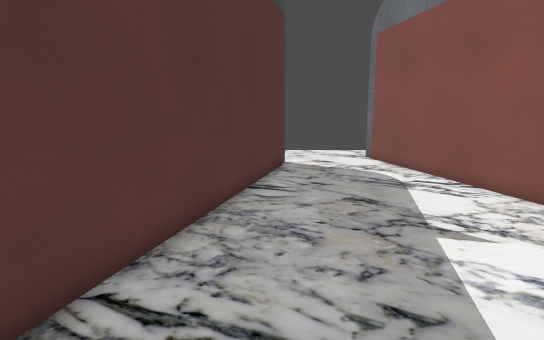
[1] (above)

16 first-person views from a walk through a 3-D level made in the Godot game engine. The camera is 1.3 m above the floor, tilts 10° down and sees 80° across. The floor is counted in squares, 0.5 m on a side. Each view is taken from the middle of a square. On the plan, view 1 faces up. The plan holds only what a view shows up to about 20 squares ahead; the rest is blank. The place goes on beyond the plan. Some surface patterns are stand-ins.

[2]
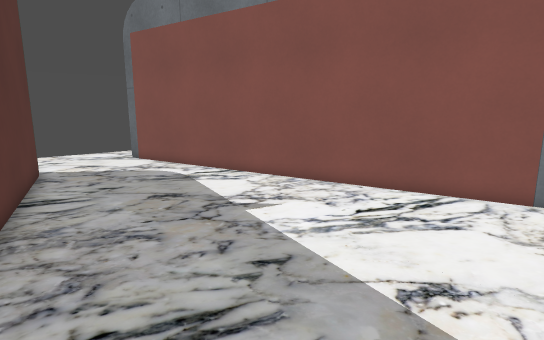

[3]
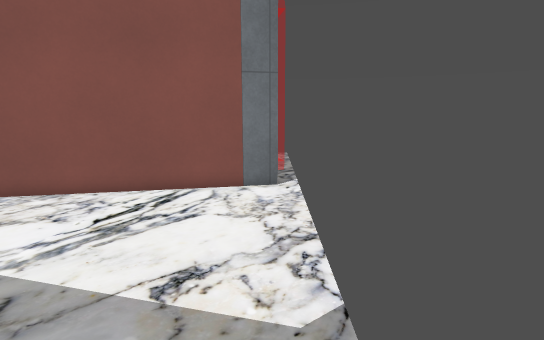

[4]
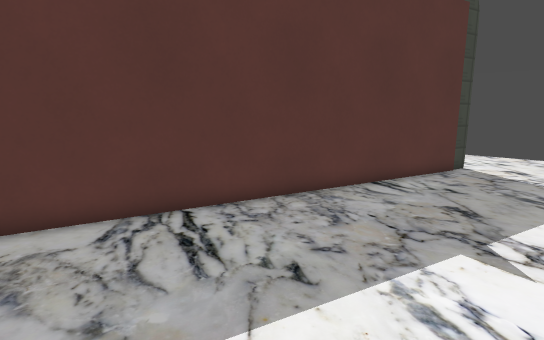

[5]
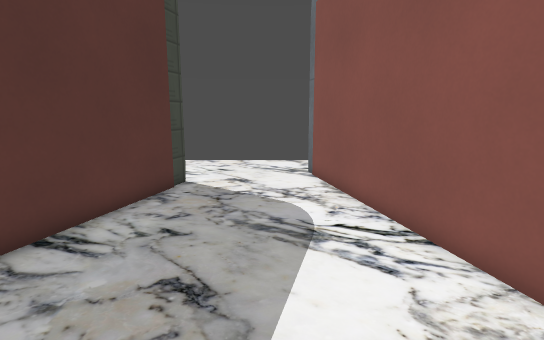

[6]
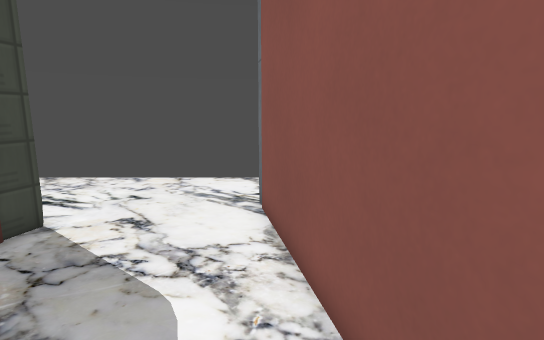

[7]
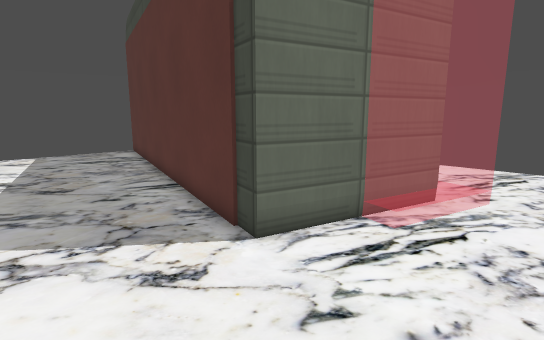

[8]
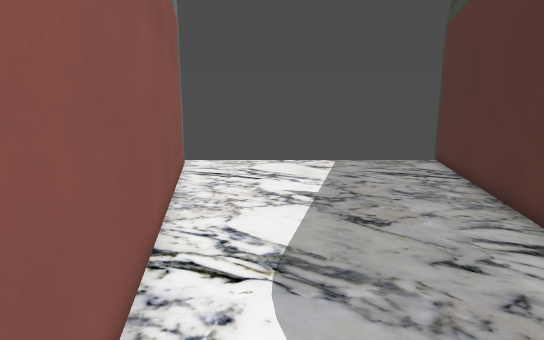

[9]
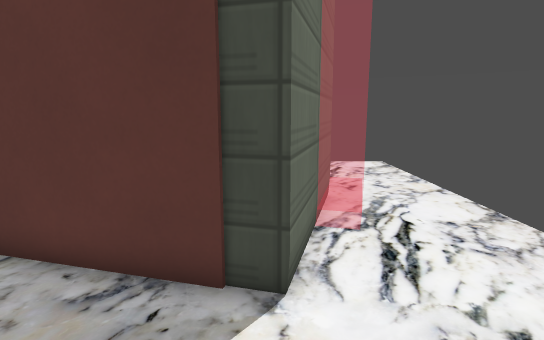

[10]
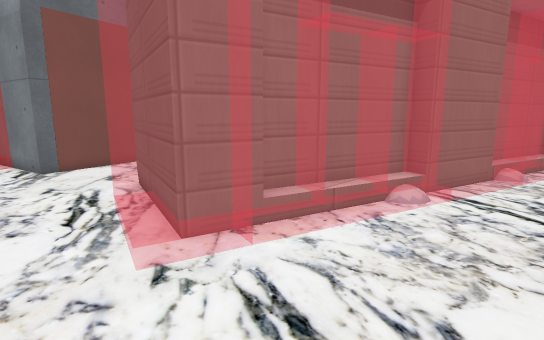

[11]
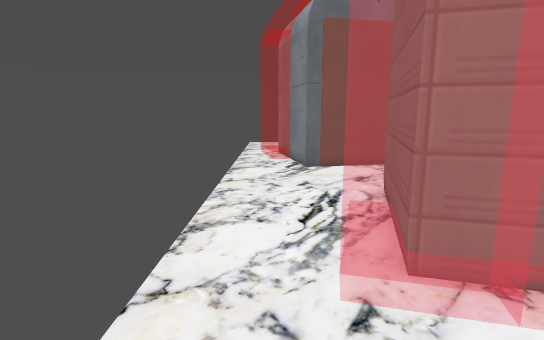

[12]
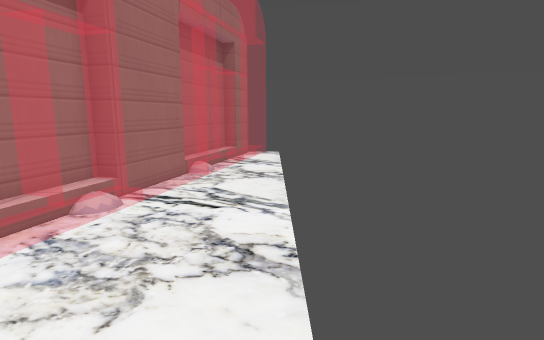

[13]
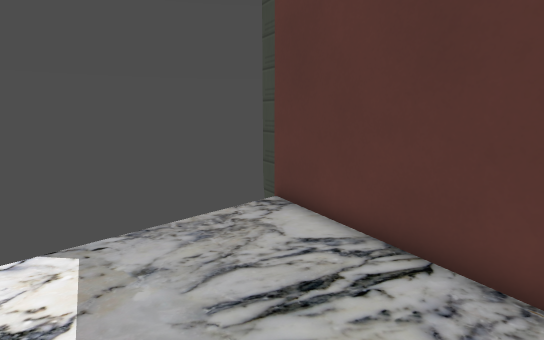

[14]
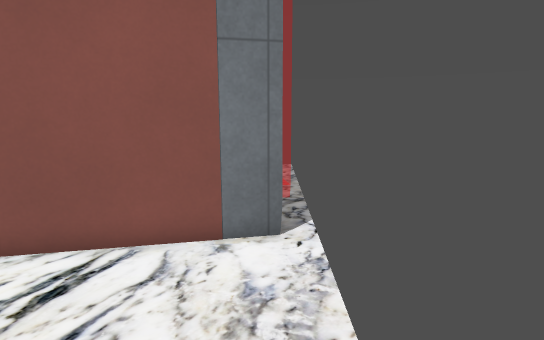

[15]
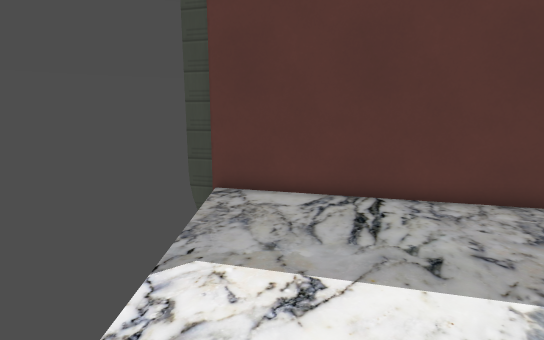

[16]
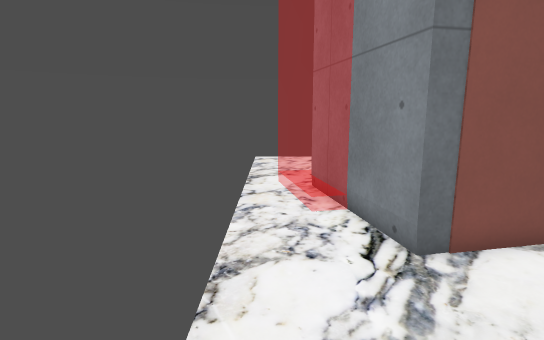

### Floor plan
Key: @ floor where view 1 was taken; # wall or solid block; . floor; / step, stairs or slope; ^ raised ledge; v drop or lower ground; O other object.
Columns run from 12 left of view 1 to 19 right of it. Each row starts with its distance up from view 1.
 23     vvvvvvvvvvvvvvvvvvvvvvvvv
 22 ................................
 21 ................................
 20 ...................######.......
 19 .......##.........##
 18 .......#####......#
 17 ......##   ##.....#
 16 .......#    #.....#
 15 ......O#    #.....##
 14 ......##    #......#
 13 ...../#    ##......#
 12 .... /#    #.......#
 11 .....##    #.......##
 10 ....##     #........#
  9 ....#     ##........#
  8 ....#     #.........#
  7 ... #     #.........#
  6 .../#    ##.........##
  5 .../#    #...........#
  4 ...O^    #...........#
  3 ...##    #...........#
  2 ...#    ##...........#
  1 ..##    #............##
  0         #...@.........#   ..
 -1         #vvvvvvvvvvvvvvvvvvvv
 -2        vv

Where each view was taken, in squares from view 1:
view 1: 0 up, 0 right, facing up
view 2: 0 up, 2 left, facing up-right
view 3: 0 up, 2 left, facing right
view 4: 0 up, 5 right, facing up-left
view 5: 5 up, 4 right, facing up
view 6: 10 up, 6 right, facing up
view 7: 22 up, 5 right, facing down-left
view 8: 17 up, 5 right, facing down
view 9: 17 up, 5 right, facing left
view 10: 22 up, 11 left, facing down-right
view 11: 21 up, 10 left, facing right
view 12: 21 up, 12 left, facing down
view 13: 6 up, 3 right, facing down-left
view 14: 0 up, 3 right, facing right
view 15: 1 up, 7 right, facing left
view 16: 22 up, 0 right, facing right
